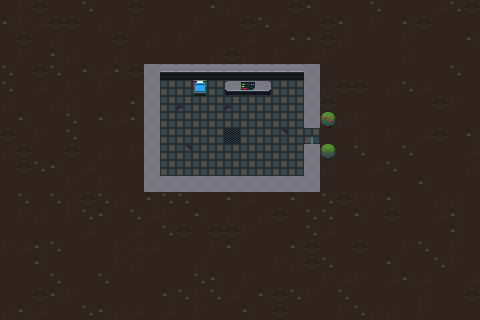

A level layout from a 2D game, rendered from its tile map. Below: a short description, then the map file with its tile-grid data intact:
An orthogonal 30x20 tile map with 16x16 px tiles, 3 tile layers (Floor Tiles, Walls, Stuff).

<map version="1.10" tiledversion="1.11.2" orientation="orthogonal" renderorder="right-down" width="30" height="20" tilewidth="16" tileheight="16" infinite="0" nextlayerid="4" nextobjectid="1">
 <tileset firstgid="1" source="tiny_galaxy_world.tsx" />
 <layer id="1" name="Floor Tiles" width="30" height="20">
  <data encoding="csv">
97,100,103,97,97,102,97,97,103,97,97,97,97,101,98,97,97,97,103,101,97,97,97,102,97,97,97,99,102,103,
101,100,99,103,103,97,98,97,100,97,97,97,100,97,97,103,102,99,97,97,103,101,97,100,97,101,103,97,97,97,
97,103,97,98,97,97,97,103,97,98,97,100,97,97,97,99,97,97,101,101,103,98,97,97,97,100,97,97,97,101,
97,100,97,101,98,97,97,98,99,102,97,101,97,97,98,101,100,97,98,103,100,97,97,97,97,98,97,97,97,97,
102,97,103,102,97,101,99,101,103,101,100,97,99,100,97,97,103,100,101,103,97,97,97,97,97,97,97,97,102,97,
102,97,99,97,100,97,100,97,97,97,165,165,165,165,165,165,165,165,165,100,98,103,103,97,98,102,99,97,97,97,
98,97,97,98,98,97,97,97,101,101,165,168,165,165,168,165,166,165,165,97,103,97,97,97,97,97,97,103,100,97,
97,101,97,97,102,97,101,99,101,102,165,165,165,165,165,165,165,165,165,102,102,98,100,97,97,97,97,97,97,97,
103,97,100,97,102,97,97,97,97,100,165,165,165,166,165,165,165,167,165,165,97,97,98,97,100,97,99,103,97,101,
98,103,97,97,103,97,98,97,100,97,165,167,165,165,165,165,165,165,165,97,97,97,102,97,97,102,97,97,97,99,
97,103,102,101,97,99,97,97,97,101,165,165,165,165,165,165,165,165,165,97,98,97,97,99,102,97,97,97,97,98,
97,97,97,97,100,97,100,97,97,102,97,102,97,97,102,98,97,102,97,103,97,97,97,97,97,97,101,97,97,97,
97,102,97,102,98,103,102,98,97,101,102,102,97,97,101,99,97,97,101,97,102,103,100,100,101,97,97,98,98,97,
97,100,98,97,100,102,101,97,102,99,100,97,101,97,98,97,98,103,97,102,102,97,101,97,103,97,97,99,101,97,
97,97,97,97,97,99,97,97,99,97,102,103,97,103,103,100,97,97,97,102,99,97,97,97,97,97,97,97,101,97,
100,99,101,102,97,97,97,100,99,99,97,97,97,100,101,97,97,97,101,103,97,97,103,97,97,100,102,97,100,97,
97,97,101,97,97,97,97,100,98,97,97,97,98,97,97,97,97,100,98,103,102,97,97,97,101,97,97,102,100,97,
97,97,97,102,97,97,102,97,97,97,97,97,102,101,97,100,97,97,97,97,100,99,100,97,99,101,99,97,97,99,
97,97,103,101,100,97,97,97,97,97,101,102,100,102,99,97,101,103,102,100,97,102,97,97,97,97,98,97,97,103,
98,101,99,97,97,102,101,98,99,97,99,97,100,97,97,101,97,103,97,97,97,100,102,98,98,97,100,97,97,97
</data>
 </layer>
 <layer id="2" name="Walls" width="30" height="20">
  <data encoding="csv">
0,0,0,0,0,0,0,0,0,0,0,0,0,0,0,0,0,0,0,0,0,0,0,0,0,0,0,0,0,0,
0,0,0,0,0,0,0,0,0,0,0,0,0,0,0,0,0,0,0,0,0,0,0,0,0,0,0,0,0,0,
0,0,0,0,0,0,0,0,0,0,0,0,0,0,0,0,0,0,0,0,0,0,0,0,0,0,0,0,0,0,
0,0,0,0,0,0,0,0,97,97,97,97,97,98,103,98,97,100,97,99,0,0,0,0,0,0,0,0,0,0,
0,0,0,0,0,0,0,0,0,7,1,1,1,1,1,1,1,1,1,7,0,0,0,0,0,0,0,0,0,0,
0,0,0,0,0,0,0,0,0,7,0,0,0,0,0,0,0,0,0,7,0,0,0,0,0,0,0,0,0,0,
0,0,0,0,0,0,0,0,0,7,0,0,0,0,0,0,0,0,0,7,0,0,0,0,0,0,0,0,0,0,
0,0,0,0,0,0,0,0,0,7,0,0,0,0,0,0,0,0,0,7,0,0,0,0,0,0,0,0,0,0,
0,0,0,0,0,0,0,0,0,7,0,0,0,0,0,0,0,0,0,228,0,0,0,0,0,0,0,0,0,0,
0,0,0,0,0,0,0,0,0,7,0,0,0,0,0,0,0,0,0,7,0,0,0,0,0,0,0,0,0,0,
0,0,0,0,0,0,0,0,0,7,0,0,0,0,0,0,0,0,0,7,0,0,0,0,0,0,0,0,0,0,
0,0,0,0,0,0,0,0,0,7,7,7,7,7,7,7,7,7,7,7,0,0,0,0,0,0,0,0,0,0,
0,0,0,0,0,0,0,0,0,0,0,0,0,0,0,0,0,0,0,0,0,0,0,0,0,0,0,0,0,0,
0,0,0,0,0,0,0,0,0,0,0,0,0,0,0,0,0,0,0,0,0,0,0,0,0,0,0,0,0,0,
0,0,0,0,0,0,0,0,0,0,0,0,0,0,0,0,0,0,0,0,0,0,0,0,0,0,0,0,0,0,
0,0,0,0,0,0,0,0,0,0,0,0,0,0,0,0,0,0,0,0,0,0,0,0,0,0,0,0,0,0,
0,0,0,0,0,0,0,0,0,0,0,0,0,0,0,0,0,0,0,0,0,0,0,0,0,0,0,0,0,0,
0,0,0,0,0,0,0,0,0,0,0,0,0,0,0,0,0,0,0,0,0,0,0,0,0,0,0,0,0,0,
0,0,0,0,0,0,0,0,0,0,0,0,0,0,0,0,0,0,0,0,0,0,0,0,0,0,0,0,0,0,
0,0,0,0,0,0,0,0,0,0,0,0,0,0,0,0,0,0,0,0,0,0,0,0,0,0,0,0,0,0
</data>
 </layer>
 <layer id="3" name="Stuff" width="30" height="20">
  <data encoding="csv">
0,0,0,0,0,0,0,0,0,0,0,0,0,0,0,0,0,0,0,0,0,0,0,0,0,0,0,0,0,0,
0,0,0,0,0,0,0,0,0,0,0,0,0,0,0,0,0,0,0,0,0,0,0,0,0,0,0,0,0,0,
0,0,0,0,0,0,0,0,0,0,0,0,0,0,0,0,0,0,0,0,0,0,0,0,0,0,0,0,0,0,
0,0,0,0,0,0,0,0,0,0,0,0,0,0,0,0,0,0,0,0,0,0,0,0,0,0,0,0,0,0,
0,0,0,0,0,0,0,0,0,0,0,0,0,0,0,0,0,0,0,0,0,0,0,0,0,0,0,0,0,0,
0,0,0,0,0,0,0,0,0,0,0,0,289,0,307,311,309,0,0,0,0,0,0,0,0,0,0,0,0,0,
0,0,0,0,0,0,0,0,0,0,0,0,0,0,0,0,0,0,0,0,0,0,0,0,0,0,0,0,0,0,
0,0,0,0,0,0,0,0,0,0,0,0,0,0,0,0,0,0,0,0,324,0,0,0,0,0,0,0,0,0,
0,0,0,0,0,0,0,0,0,0,0,0,0,0,11,0,0,0,0,0,0,0,0,0,0,0,0,0,0,0,
0,0,0,0,0,0,0,0,0,0,0,0,0,0,0,0,0,0,0,0,323,0,0,0,0,0,0,0,0,0,
0,0,0,0,0,0,0,0,0,0,0,0,0,0,0,0,0,0,0,0,0,0,0,0,0,0,0,0,0,0,
0,0,0,0,0,0,0,0,0,0,0,0,0,0,0,0,0,0,0,0,0,0,0,0,0,0,0,0,0,0,
0,0,0,0,0,0,0,0,0,0,0,0,0,0,0,0,0,0,0,0,0,0,0,0,0,0,0,0,0,0,
0,0,0,0,0,0,0,0,0,0,0,0,0,0,0,0,0,0,0,0,0,0,0,0,0,0,0,0,0,0,
0,0,0,0,0,0,0,0,0,0,0,0,0,0,0,0,0,0,0,0,0,0,0,0,0,0,0,0,0,0,
0,0,0,0,0,0,0,0,0,0,0,0,0,0,0,0,0,0,0,0,0,0,0,0,0,0,0,0,0,0,
0,0,0,0,0,0,0,0,0,0,0,0,0,0,0,0,0,0,0,0,0,0,0,0,0,0,0,0,0,0,
0,0,0,0,0,0,0,0,0,0,0,0,0,0,0,0,0,0,0,0,0,0,0,0,0,0,0,0,0,0,
0,0,0,0,0,0,0,0,0,0,0,0,0,0,0,0,0,0,0,0,0,0,0,0,0,0,0,0,0,0,
0,0,0,0,0,0,0,0,0,0,0,0,0,0,0,0,0,0,0,0,0,0,0,0,0,0,0,0,0,0
</data>
 </layer>
</map>
